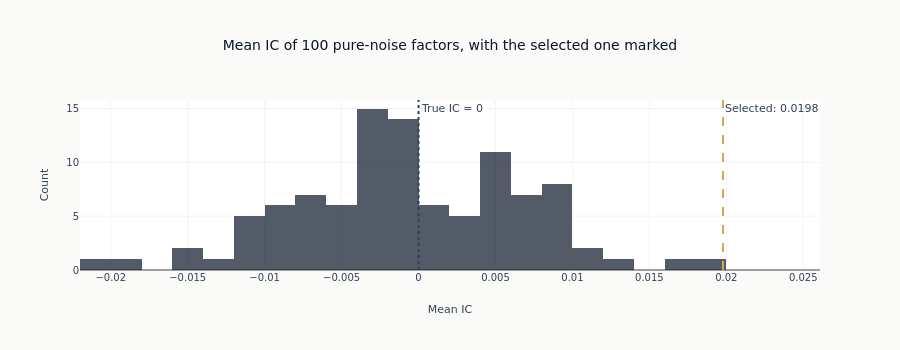

Here is the notebook cell this chart was saved with:
### Code cell
# Visualize selection bias
fig = go.Figure()

fig.add_trace(
    go.Histogram(
        x=observed_ics,
        nbinsx=25,
        name="Factor ICs",
        marker_color=COLORS["blue"],
        opacity=0.7,
    )
)

fig.add_vline(
    x=best_ic,
    line_dash="dash",
    line_color=COLORS["amber"],
    annotation_text=f"Selected: {best_ic:.4f}",
)

fig.add_vline(
    x=0,
    line_dash="dot",
    line_color=COLORS["neutral"],
    annotation_text="True IC = 0",
)

fig.update_layout(
    title=f"Mean IC of {N_FACTORS} pure-noise factors, with the selected one marked",
    xaxis_title="Mean IC",
    yaxis_title="Count",
    height=350,
)

show_plotly_with_alt(
    fig,
    alt=(
        "A histogram of the mean IC of a hundred factors built entirely from noise, so "
        "every one of them has a true IC of zero. The distribution is roughly symmetric "
        "about the dotted line marking that true value, spanning about minus 0.02 to plus "
        "0.02. An amber dashed line marks the factor with the highest IC, standing at the "
        "extreme right edge of the distribution, well clear of the bulk and of the true "
        "value the whole sample was drawn from."
    ),
)

### Figure 1 — Plotly figure (JSON) as saved in the notebook; plotly's stock layout.template omitted (floating-point values rounded to 4 significant figures)
{"data": [{"marker": {"color": "#0a1628"}, "name": "Factor ICs", "nbinsx": 25, "opacity": 0.7, "type": "histogram", "x": [0.007031, -0.003936, -0.007463, 0.006505, 0.007257, 0.0007969, -0.003482, -0.0009711, -0.0007493, -0.009477, 0.005436, -0.005135, -0.003531, 0.008105, 0.005106, -6.479e-05, 0.009856, 0.009138, -0.02193, -0.01891, -0.0005568, 0.005563, 0.003626, 0.005319, 0.005494, -0.003176, 0.008581, 0.001271, -0.003616, 0.003915, 0.006938, -0.01104, 0.004961, -0.000609, -0.001585, -0.007036, -0.009974, -0.01087, -0.002079, 0.000622, -0.004302, -0.003044, 0.007724, -0.01519, 0.002237, -0.001314, -0.003859, 0.0005442, -0.002643, -0.01439, -0.007671, 0.004225, 0.001486, -0.0001726, 0.008199, -0.01055, 0.002278, -0.00639, -0.01246, -0.003133, -0.01173, -0.002195, -0.001763, -0.0001578, -0.001533, 0.01605, -0.009071, -0.00684, 0.01978, 0.002722, -0.003301, 0.004169, 0.004639, 0.005891, -0.009186, -0.00129, -0.002789, -0.005577, -0.006457, 0.006357, -0.003867, 0.0002721, 0.01335, 0.01143, 0.00997, -0.01023, -0.004601, 0.009583, -0.005632, -0.009226, 0.006326, -0.006681, -0.002574, 0.01193, -0.009517, -0.0007725, 0.004636, -0.001344, 0.008662, -0.004856]}], "layout": {"annotations": [{"showarrow": false, "text": "Selected: 0.0198", "x": 0.01978, "xanchor": "left", "xref": "x", "y": 1, "yanchor": "top", "yref": "y domain"}, {"showarrow": false, "text": "True IC = 0", "x": 0, "xanchor": "left", "xref": "x", "y": 1, "yanchor": "top", "yref": "y domain"}], "height": 350, "shapes": [{"line": {"color": "#D4A84B", "dash": "dash"}, "type": "line", "x0": 0.01978, "x1": 0.01978, "xref": "x", "y0": 0, "y1": 1, "yref": "y domain"}, {"line": {"color": "#334155", "dash": "dot"}, "type": "line", "x0": 0, "x1": 0, "xref": "x", "y0": 0, "y1": 1, "yref": "y domain"}], "title": {"text": "Mean IC of 100 pure-noise factors, with the selected one marked"}, "xaxis": {"title": {"text": "Mean IC"}}, "yaxis": {"title": {"text": "Count"}}}}
